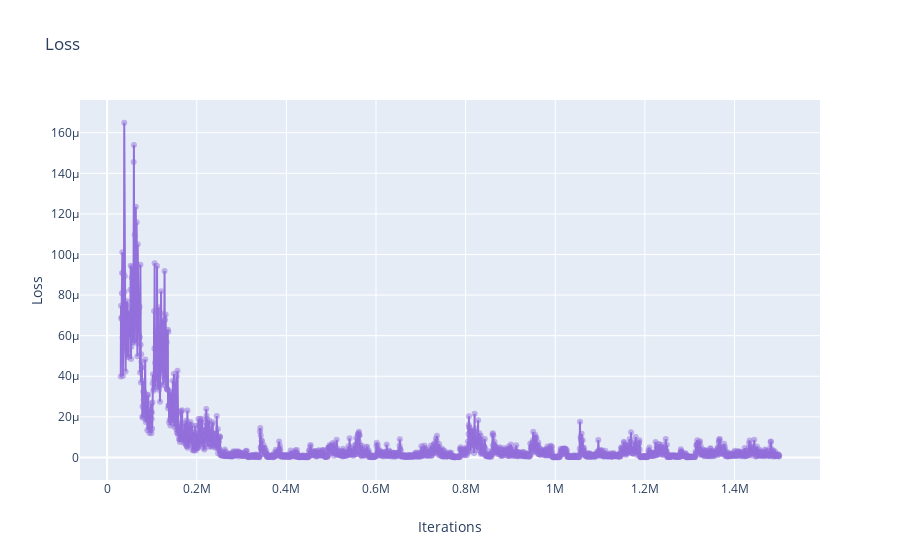

Notebook code cell kept with this figure:
### Code cell
fig = go.Figure()
fig.update_xaxes(title_text='Iterations')
fig.update_yaxes(title_text='Loss')
fig.update_layout(title_text='Loss')
fig.add_trace(go.Scatter(x=data['iteration'][50:-1], y=data['value'][50:-1],
                    mode='lines+markers', name='markers', marker=dict(
            color='MediumPurple',
            opacity=0.5,
        )))

### Figure 1 — Plotly figure (JSON) as saved in the notebook; plotly's stock layout.template omitted (floating-point values rounded to 4 significant figures; data arrays with more than 128 entries replaced by an {"elided": "..."} marker saying what was removed)
{"data": [{"marker": {"color": "MediumPurple", "opacity": 0.5}, "mode": "lines+markers", "name": "markers", "type": "scatter", "x": {"elided": "2450 int values"}, "y": {"elided": "2450 float values"}}], "layout": {"title": {"text": "Loss"}, "xaxis": {"title": {"text": "Iterations"}}, "yaxis": {"title": {"text": "Loss"}}}}
